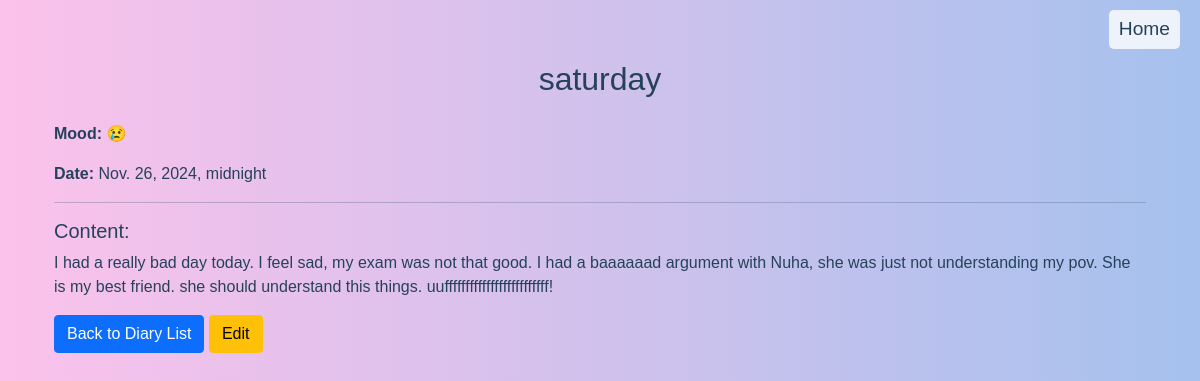
The app's page /3/read/ with its own data.
### diary/models.py (models this page shows, shortened)
class DiaryEntry(models.Model):
    MOODS = [
        ("😊", "Happy"),
        ("😢", "Sad"),
        ("😡", "Angry"),
        ("🤔", "Thoughtful"),
        ("😄", "Excited"),
        ("😴", "Sleepy"),
    ]
    title = models.CharField(max_length=200)
    content = models.TextField()
    mood = models.CharField(max_length=2, choices=MOODS,blank=True,null=True,default="😴")
    date = models.DateTimeField(default=now)

### diary/views.py (the view)
# urls.py: path('<int:pk>/read/', views.diary_read, name='diary_read'),
def diary_read(request, pk):
    entry = get_object_or_404(DiaryEntry, pk=pk)
    return render(request, 'diary_read.html', {'entry': entry})

### template/diary_read.html
{% extends 'base.html' %}
{% block content %}
    <div class="container">
        <h2 class="text-center mb-4">{{ entry.title }}</h2>
        <p><strong>Mood:</strong> {{ entry.mood }}</p>
        <p><strong>Date:</strong> {{ entry.date }}</p>
        <hr>
        <h5>Content:</h5>
        <p>{{ entry.content }}</p>
        <a href="{% url 'diary_list' %}" class="btn btn-primary">Back to Diary List</a>
        <a href="{% url 'diary_update' entry.pk %}" class="btn btn-warning">Edit</a>
    </div>
{% endblock %}

### template/base.html (shortened to what this page needs)
<!DOCTYPE html>
<html lang="en">
<head>
    <link rel="stylesheet" href="https://cdn.jsdelivr.net/npm/bootstrap@5.1.3/dist/css/bootstrap.min.css">
</head>
<body>
    <a href="{% url 'welcome' %}" class="home-link">Home</a>
    <div class="container">
        {% block content %}
        {% endblock %}
    </div>
</body>
</html>

### template/base.html (style rules this page uses)
body { background: linear-gradient(to right, #fbc2eb, #a6c1ee); color: #fff; color: #26425A; font-family: 'Arial', sans-serif; min-height: 100vh; margin: 0; padding: 0; display: flex; flex-direction: column; }
.home-link { position: absolute; top: 10px; right: 20px; text-decoration: none; font-size: 1.2rem; color: #26425A; background: rgba(255, 255, 255, 0.8); padding: 5px 10px; border-radius: 5px; }
.container { flex: 1; padding-top: 30px; }

### records on screen
DiaryEntry: title "saturday", mood "😢", date "Nov. 26, 2024, midnight", content "I had a really bad day today. I feel sad, my exam was not that good. I had a baaaaaad argument with Nuha, she was just not understanding my pov. She is my best friend. she should understand this things. uufffffffffffffffffffffffff!"
